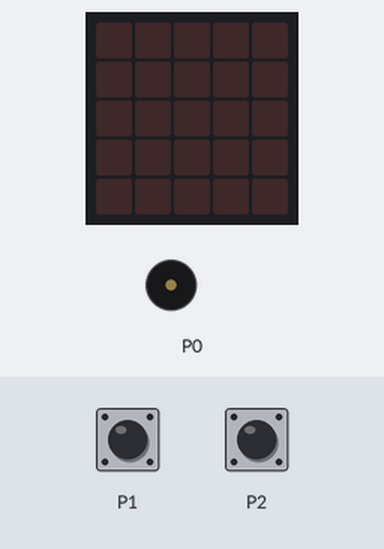
Simulated run of this program. Board: BBC micro:bit (MakeCode). Shown: the board's 5×5 LED display, buzzer (waves = sounding). The test bench sets the inputs (shaded band). Random numbers come from a fixed seed.

Above: at 1.2 s.
1.3 s: touch pin P1 pressed for 0.15 s
At 2.1 s:
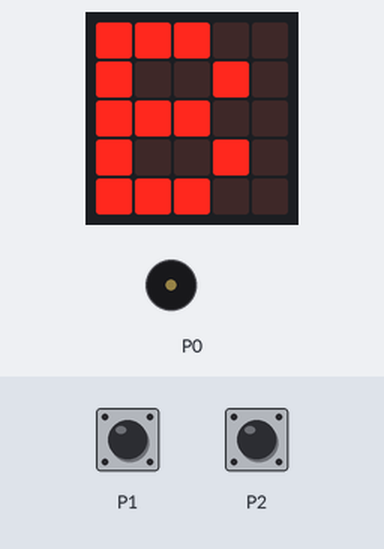
At 4.9 s:
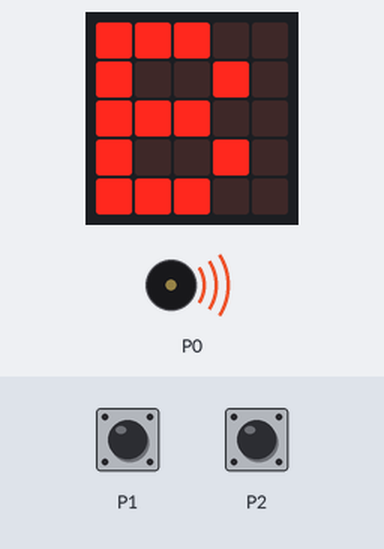
Timing chart, 0 to 6.6 s (numbered marks = the images above; inputs shaded):
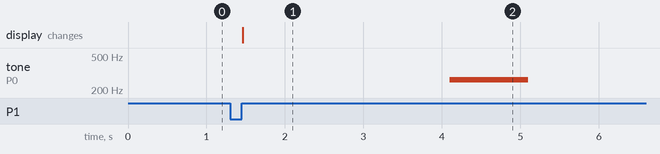

The program:

main.ts
```typescript
pins.touchSetMode(TouchTarget.P1, TouchTargetMode.Capacitive)
pins.touchSetMode(TouchTarget.P2, TouchTargetMode.Capacitive)
let cas = false
let pinA = 0
let pinB = 0
input.onPinPressed(TouchPin.P1, function on_pin_pressed_p1() {

    pinA = 1
})
input.onPinPressed(TouchPin.P2, function on_pin_pressed_p2() {

    pinB = 1
})
control.inBackground(function main() {

    cas = false
    basic.pause(randint(3000, 10000))
    cas = true
    music.playTone(Note.C, 1000)
})
basic.forever(function points() {
    if (cas == false) {
        if (pinA == 1) {
            basic.showString("B")
            basic.pause(3000)
            restart()
        } else if (pinB == 1) {
            basic.showString("A")
            basic.pause(3000)
            restart()
        } else if (pinA == 1 && pinB == 1) {
            basic.showString("C")
            basic.pause(3000)
            restart()
        }

    }

    if (cas == true) {
        if (pinA == 1) {
            basic.showString("A")
            basic.pause(3000)
            restart()
        } else if (pinB == 1) {
            basic.showString("B")
            basic.pause(3000)
            restart()
        } else if (pinA == 1 && pinB == 1) {
            basic.showString("R")
            basic.pause(3000)
            restart()
        }

    }

})
function restart() {

    cas = false
}

basic.forever(restart)
```

test.ts
```typescript
// Tady jsou testy. Při použití tohoto balíčku jako rozšíření nebude zkompilováno.
```

Measured:
- after the input at 1.3 s, the display: changes after 0.16 s (image 1)
